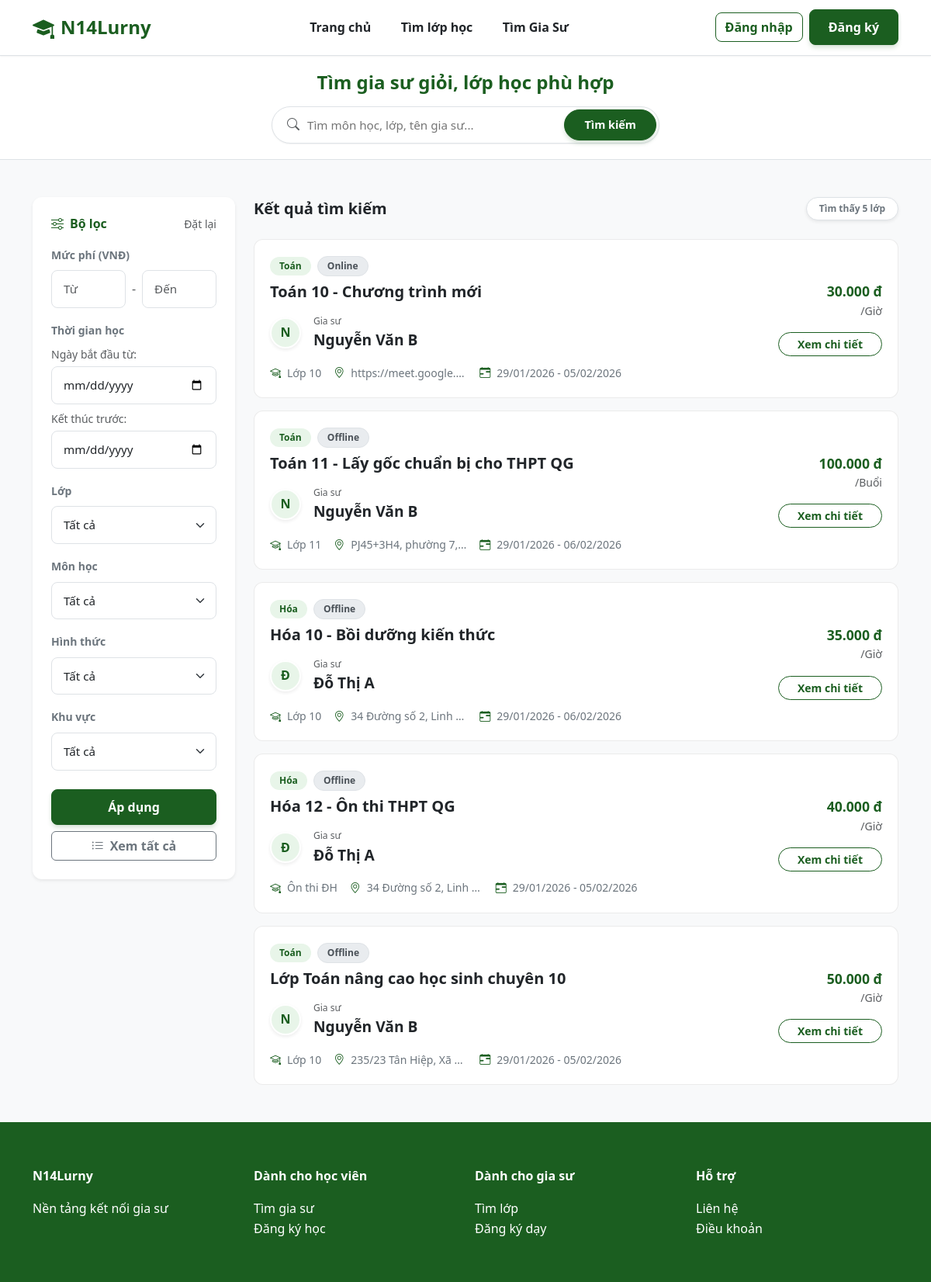
/N14Lurny/find-class.php, run on the app's committed database.
### tables this page shows
CREATE TABLE `classes` (
  `id` int(11) NOT NULL,
  `tutor_id` int(11) NOT NULL,
  `title` varchar(255) NOT NULL,
  `subject` varchar(100) NOT NULL,
  `grade` varchar(50) NOT NULL,
  `price` varchar(255) DEFAULT NULL,
  `description` text DEFAULT NULL,
  `method` varchar(50) NOT NULL DEFAULT 'Offline' COMMENT 'Online hoặc Offline',
  `location` varchar(100) NOT NULL DEFAULT 'TP. Hồ Chí Minh' COMMENT 'Quận/Huyện tại TP.HCM',
  `status` enum('pending','active','hidden','closed','rejected') DEFAULT 'pending',
  `max_students` int(11) NOT NULL DEFAULT 1,
  `start_date` date DEFAULT NULL,
  `end_date` date DEFAULT NULL,
  `created_at` timestamp NOT NULL DEFAULT current_timestamp()
);

CREATE TABLE `users` (
  `id` int(11) NOT NULL,
  `full_name` varchar(100) NOT NULL,
  `email` varchar(100) NOT NULL,
  `password` varchar(255) NOT NULL,
  `role` enum('admin','tutor','student') NOT NULL DEFAULT 'student',
  `avatar` varchar(255) DEFAULT NULL,
  `dob` date DEFAULT NULL,
  `gender` enum('Nam','Nữ','Khác') DEFAULT 'Nam',
  `phone` varchar(20) DEFAULT NULL,
  `bio` text DEFAULT NULL COMMENT 'Giới thiệu bản thân',
  `major` varchar(100) DEFAULT NULL COMMENT 'Chuyên ngành',
  `degree` varchar(100) DEFAULT NULL COMMENT 'Bằng cấp/Trình độ',
  `experience` varchar(100) DEFAULT NULL COMMENT 'Kinh nghiệm',
  `address` varchar(255) DEFAULT NULL COMMENT 'Địa chỉ/Khu vực',
  `school` varchar(255) DEFAULT NULL,
  `grade` varchar(50) DEFAULT NULL,
  `created_at` timestamp NOT NULL DEFAULT current_timestamp(),
  `warnings_count` int(11) DEFAULT 0 COMMENT 'Số lần bị cảnh cáo',
  `is_banned` tinyint(1) DEFAULT 0 COMMENT '1: Bị cấm dạy, 0: Bình thường',
  `avg_rating` float DEFAULT 0,
  `review_count` int(11) DEFAULT 0
);

### N14Lurny/find-class.php (the view, shortened to what this page needs)
<?php
require 'config/db.php';
$keyword = isset($_GET['keyword']) ? $_GET['keyword'] : '';
$raw_min = isset($_GET['min_price']) ? clean_number($_GET['min_price']) : '';
$raw_max = isset($_GET['max_price']) ? clean_number($_GET['max_price']) : '';
$min_price = (is_numeric($raw_min)) ? intval($raw_min) : '';
$max_price = (is_numeric($raw_max)) ? intval($raw_max) : '';
$filter_start = isset($_GET['filter_start']) ? $_GET['filter_start'] : '';
$filter_end = isset($_GET['filter_end']) ? $_GET['filter_end'] : '';
$sql = "SELECT classes.*, users.full_name, users.avatar
        FROM classes
        LEFT JOIN users ON classes.tutor_id = users.id
        WHERE classes.status = 'active'";
$sql .= " ORDER BY classes.id DESC";
$error_message = "";
$result = null;
try {
    $result = $conn->query($sql);
} catch (Exception $e) {
    $error_message = "Lỗi hệ thống: " . $e->getMessage();
}
?>
<!DOCTYPE html>
<html lang="vi">
<head>
    <link href="https://cdn.jsdelivr.net/npm/bootstrap@5.3.0/dist/css/bootstrap.min.css" rel="stylesheet">
    <link href="https://cdn.jsdelivr.net/npm/bootstrap-icons@1.11.1/font/bootstrap-icons.css" rel="stylesheet">
    <link rel="stylesheet" href="assets/css/style.css">
</head>
<body class="bg-light">
<?php include 'includes/header.php'; ?>
<section class="search-header">
  <div class="container">
    <h4 class="text-center fw-bold mb-3 text-brand">Tìm gia sư giỏi, lớp học phù hợp</h4>
    <form action="find-class.php" method="GET">
        <div class="search-container mx-auto">
            <i class="bi bi-search text-muted ps-3"></i>
            <input type="text" name="keyword" class="search-input" value="<?php echo htmlspecialchars($keyword); ?>" placeholder="Tìm môn học, lớp, tên gia sư...">
            <button type="submit" class="btn btn-brand search-btn">Tìm kiếm</button>
        </div>
    </form>
  </div>
</section>
<section class="find-class py-5">
  <div class="container">
    <div class="row">
      <aside class="col-lg-3 mb-4">
        <div class="card border-0 shadow-sm sidebar-sticky">
            <div class="card-body p-4">
                <form action="find-class.php" method="GET">
                  <div class="d-flex justify-content-between align-items-center mb-3">
                      <h6 class="fw-bold text-brand m-0"><i class="bi bi-sliders me-2"></i>Bộ lọc</h6>
                      <a href="find-class.php" class="text-decoration-none small text-muted">Đặt lại</a>
                  </div>
                  <div class="mb-3">
                      <label class="form-label small fw-bold text-secondary">Mức phí (VNĐ)</label>
                      <div class="d-flex gap-2 align-items-center">
                          <input type="text" name="min_price" class="form-control form-control-sm price-input" placeholder="Từ" value="<?php echo ($min_price !== '') ? number_format($min_price) : ''; ?>">
                          <span class="text-muted">-</span>
                          <input type="text" name="max_price" class="form-control form-control-sm price-input" placeholder="Đến" value="<?php echo ($max_price !== '') ? number_format($max_price) : ''; ?>">
                      </div>
                  </div>
                  <div class="mb-3">
                      <label class="form-label small fw-bold text-secondary">Thời gian học</label>
                      <div class="mb-2">
                          <small class="text-muted d-block mb-1">Ngày bắt đầu từ:</small>
                          <input type="date" name="filter_start" class="form-control form-control-sm" value="<?= $filter_start ?>">
                      </div>
                      <div>
                          <small class="text-muted d-block mb-1">Kết thúc trước:</small>
                          <input type="date" name="filter_end" class="form-control form-control-sm" value="<?= $filter_end ?>">
                      </div>
                  </div>
                  <div class="mb-3">
                      <label class="form-label small fw-bold text-secondary">Lớp</label>
                      <select name="grade" class="form-select form-select-sm">
                        <option value="Tất cả">Tất cả</option>
                      </select>
                  </div>
                  <div class="mb-3">
                      <label class="form-label small fw-bold text-secondary">Môn học</label>
                      <select name="subject" class="form-select form-select-sm">
                        <option value="Tất cả">Tất cả</option>
                      </select>
                  </div>
                  <div class="mb-3">
                      <label class="form-label small fw-bold text-secondary">Hình thức</label>
                      <select name="method" class="form-select form-select-sm">
                        <option value="Tất cả">Tất cả</option>
                      </select>
                  </div>
                  <div class="mb-4">
                      <label class="form-label small fw-bold text-secondary">Khu vực</label>
                      <select name="location" class="form-select form-select-sm">
                        <option value="Tất cả">Tất cả</option>
                      </select>
                  </div>
                  <button type="submit" class="btn btn-brand w-100 fw-bold mb-2">Áp dụng</button>
                  <a href="find-class.php" class="btn btn-outline-secondary w-100 fw-bold"><i class="bi bi-list-ul me-2"></i>Xem tất cả</a>
                </form>
            </div>
        </div>
      </aside>
      <main class="col-lg-9">
        <?php if (!empty($error_message)): ?>
            <div class="alert alert-danger shadow-sm border-0"><i class="bi bi-exclamation-triangle-fill me-2"></i> <strong>Lỗi:</strong> <?php echo $error_message; ?></div>
        <?php elseif ($result && $result->num_rows > 0): ?>
            <div class="d-flex justify-content-between align-items-center mb-4">
                <h5 class="fw-bold text-dark m-0">Kết quả tìm kiếm</h5>
                <span class="badge bg-white text-secondary border shadow-sm px-3 py-2 rounded-pill">Tìm thấy <?php echo $result->num_rows; ?> lớp</span>
            </div>
            <div class="row g-3">
            <?php while($row = $result->fetch_assoc()):
                $price_raw = $row['price']; $price_display = $price_raw; $unit_display = '';
                if (is_numeric($price_raw)) { $price_display = number_format($price_raw, 0, ',', '.') . ' đ'; $unit_display = '/ buổi'; }
                elseif (preg_match('/^(\d+)\s+(.*)$/', $price_raw, $matches)) { $price_display = number_format($matches[1], 0, ',', '.') . ' đ'; $unit_clean = trim(str_replace('VND', '', $matches[2])); $unit_display = (strpos($unit_clean, '/') === 0) ? $unit_clean : '/ ' . $unit_clean; }
                $tutor_name = $row['full_name'] ?? 'Ẩn danh';
                $tutor_initial = mb_substr($tutor_name, 0, 1, 'UTF-8');
                $tutor_link = "student/tutor_profile.php?id=" . $row['tutor_id'];
                $has_avatar = !empty($row['avatar']) && file_exists("assets/uploads/avatars/" . $row['avatar']);
                $avatar_src = $has_avatar ? "assets/uploads/avatars/" . $row['avatar'] : "";
                $date_display = "Chưa cập nhật";
                if (!empty($row['start_date']) && !empty($row['end_date'])) {
                    $date_display = date('d/m/Y', strtotime($row['start_date'])) . ' - ' . date('d/m/Y', strtotime($row['end_date']));
                }
            ?>
                <div class="col-md-12">
                    <div class="class-card">
                        <div class="row align-items-center">
                            <div class="col-md-8">
                                <div class="mb-2">
                                    <span class="badge green me-1"><?= htmlspecialchars($row['subject']) ?></span>
                                    <span class="badge gray"><?= htmlspecialchars($row['method']) ?></span>
                                </div>
                                <h5 class="fw-bold mb-3"><a href="class-detail.php?id=<?= $row['id']; ?>" class="text-decoration-none text-dark stretched-link"><?= htmlspecialchars($row['title']); ?></a></h5>
                                <div class="d-flex align-items-center mb-3 position-relative" style="z-index: 2;">
                                    <a href="<?= $tutor_link ?>" class="tutor-link me-3" title="Xem hồ sơ gia sư">
                                        <?php if ($has_avatar): ?><img src="<?= $avatar_src ?>" class="tutor-thumb shadow-sm"><?php else: ?><div class="tutor-initials-sm shadow-sm"><?= $tutor_initial ?></div><?php endif; ?>
                                    </a>
                                    <div class="d-flex flex-column"><span class="small text-muted" style="font-size: 0.75rem;">Gia sư</span><a href="<?= $tutor_link ?>" class="tutor-link fw-bold text-dark tutor-name"><?= htmlspecialchars($tutor_name) ?></a></div>
                                </div>
                                <div class="d-flex flex-wrap gap-3 text-secondary small">
                                    <div class="d-flex align-items-center"><i class="bi bi-mortarboard me-2 text-brand"></i> <?= htmlspecialchars($row['grade']) ?></div>
                                    <div class="d-flex align-items-center"><i class="bi bi-geo-alt me-2 text-brand"></i> <span class="text-truncate" style="max-width: 150px;"><?= htmlspecialchars($row['location']) ?></span></div>
                                    <div class="d-flex align-items-center"><i class="bi bi-calendar-range me-2 text-brand"></i> <?= $date_display ?></div>
                                </div>
                            </div>
                            <div class="col-md-4 text-md-end mt-3 mt-md-0 border-start-md ps-md-4 d-flex flex-column justify-content-center align-items-md-end align-items-start">
                                <div class="class-price mb-0"><?= $price_display ?></div>
                                <div class="small text-muted mb-3"><?= htmlspecialchars($unit_display) ?></div>
                                <a href="class-detail.php?id=<?= $row['id']; ?>" class="btn btn-outline-brand btn-sm rounded-pill px-4 fw-bold position-relative" style="z-index: 2;">Xem chi tiết</a>
                            </div>
                        </div>
                    </div>
                </div>
            <?php endwhile; ?>
            </div>
        <?php endif; ?>
      </main>
    </div>
  </div>
</section>
<?php include 'includes/footer.php'; ?>
</body>
</html>

### N14Lurny/assets/css/style.css (style rules this page uses)
:root { --primary-color: #1b5e20; --primary-hover: #144518; --primary-light: #e8f5e9; --primary-text: #1b5e20; --bg-body: #f8f9fa; --text-main: #212529; --text-light: #6c757d; --white: #ffffff; --border-color: #dee2e6; --shadow-sm: 0 1px 2px 0 rgba(0, 0, 0, 0.05); --shadow-md: 0 4px 6px -1px rgba(0, 0, 0, 0.1); --radius-md: 12px; --radius-pill: 50px; }
body { font-family: 'Segoe UI', Roboto, Helvetica, Arial, sans-serif; background-color: var(--bg-body); color: var(--text-main); line-height: 1.6; }
a { color: var(--primary-color); text-decoration: none; transition: 0.2s; }
.btn-brand, .btn-success { background-color: var(--primary-color); border-color: var(--primary-color); color: var(--white); font-weight: 600; padding: 10px 24px; border-radius: 8px; transition: all 0.2s; box-shadow: 0 4px 6px -1px rgba(27, 94, 32, 0.2); }
.btn-outline-brand, .btn-outline-success { color: var(--primary-color); border-color: var(--primary-color); border-radius: 8px; font-weight: 600; }
.badge.green { background-color: var(--primary-light); color: var(--primary-text); padding: 6px 12px; border-radius: 20px; font-weight: 600; }
.badge.gray { background-color: #e9ecef; color: #495057; padding: 6px 12px; border-radius: 20px; border: 1px solid #dee2e6; }
.form-control, .form-select { border: 1px solid var(--border-color); border-radius: 8px; padding: 12px 15px; font-size: 0.95rem; }
.text-brand, .text-success { color: var(--primary-color) !important; }
.search-header { background: var(--white); padding: 20px 0; border-bottom: 1px solid var(--border-color); }
.search-container { position: relative; max-width: 500px; height: 48px; background: var(--white); border: 1px solid var(--border-color); border-radius: 50px; display: flex; align-items: center; padding: 3px; box-shadow: var(--shadow-sm); transition: all 0.2s ease; }
.search-input { border: none; background: transparent; flex-grow: 1; padding: 0 10px; font-size: 0.95rem; color: var(--text-main); outline: none; height: 100%; }
.search-btn { border-radius: 50px; padding: 0 25px; height: 40px; font-size: 0.9rem; font-weight: 600; display: flex; align-items: center; justify-content: center; flex-shrink: 0; }
.sidebar-sticky { position: -webkit-sticky; position: sticky; top: 90px; z-index: 90; height: fit-content; }
.card { background: var(--white); border: 1px solid var(--border-color); border-radius: var(--radius-md); box-shadow: var(--shadow-sm); overflow: hidden; }
.class-card { background: var(--white); border: 1px solid var(--border-color); border-radius: 12px; padding: 20px; height: 100%; transition: all 0.2s; position: relative; }
.class-price { font-size: 1.1rem; font-weight: 700; color: var(--primary-color); }
.tutor-initials-sm { width: 40px; height: 40px; background-color: var(--primary-light); color: var(--primary-text); font-weight: bold; display: flex; align-items: center; justify-content: center; border-radius: 50%; font-size: 16px; border: 2px solid var(--white); }
.tutor-link { text-decoration: none; color: inherit; display: flex; align-items: center; }
.tutor-name { font-weight: 700; color: #212529; text-decoration: none; font-size: 1.2rem; }

### N14Lurny/find-class.php (style rules this page uses)
.tutor-initials-sm { width: 40px; height: 40px; background-color: var(--primary-light); color: var(--primary-text); font-weight: bold; display: flex; align-items: center; justify-content: center; border-radius: 50%; font-size: 16px; transition: 0.2s; border: 2px solid var(--white); }
.tutor-link { text-decoration: none; color: inherit; display: flex; align-items: center; }
.class-card { transition: transform 0.2s, box-shadow 0.2s; border: 1px solid rgba(0,0,0,0.08); }

### data on the page
classes: subject "Toán", method "Online", title "Toán 10 - Chương trình mới", tutor.full_name "N", tutor.full_name "Nguyễn Văn B", grade "Lớp 10", location "https://meet.google.…", date_display "29/01/2026 - 05/02/2026", price_display "30.000 đ", unit_display "/Giờ"
classes: subject "Toán", method "Offline", title "Toán 11 - Lấy gốc chuẩn bị cho THPT QG", tutor.full_name "N", tutor.full_name "Nguyễn Văn B", grade "Lớp 11", location "PJ45+3H4, phường 7,…", date_display "29/01/2026 - 06/02/2026", price_display "100.000 đ", unit_display "/Buổi"
classes: subject "Hóa", method "Offline", title "Hóa 10 - Bồi dưỡng kiến thức", tutor.full_name "Đ", tutor.full_name "Đỗ Thị A", grade "Lớp 10", location "34 Đường số 2, Linh…", date_display "29/01/2026 - 06/02/2026", price_display "35.000 đ", unit_display "/Giờ"
classes: subject "Hóa", method "Offline", title "Hóa 12 - Ôn thi THPT QG", tutor.full_name "Đ", tutor.full_name "Đỗ Thị A", grade "Ôn thi ĐH", location "34 Đường số 2, Linh…", date_display "29/01/2026 - 05/02/2026", price_display "40.000 đ", unit_display "/Giờ"
classes: subject "Toán", method "Offline", title "Lớp Toán nâng cao học sinh chuyên 10", tutor.full_name "N", tutor.full_name "Nguyễn Văn B", grade "Lớp 10", location "235/23 Tân Hiệp, Xã…", date_display "29/01/2026 - 05/02/2026", price_display "50.000 đ", unit_display "/Giờ"

### other printed values
$result->num_rows "5"
